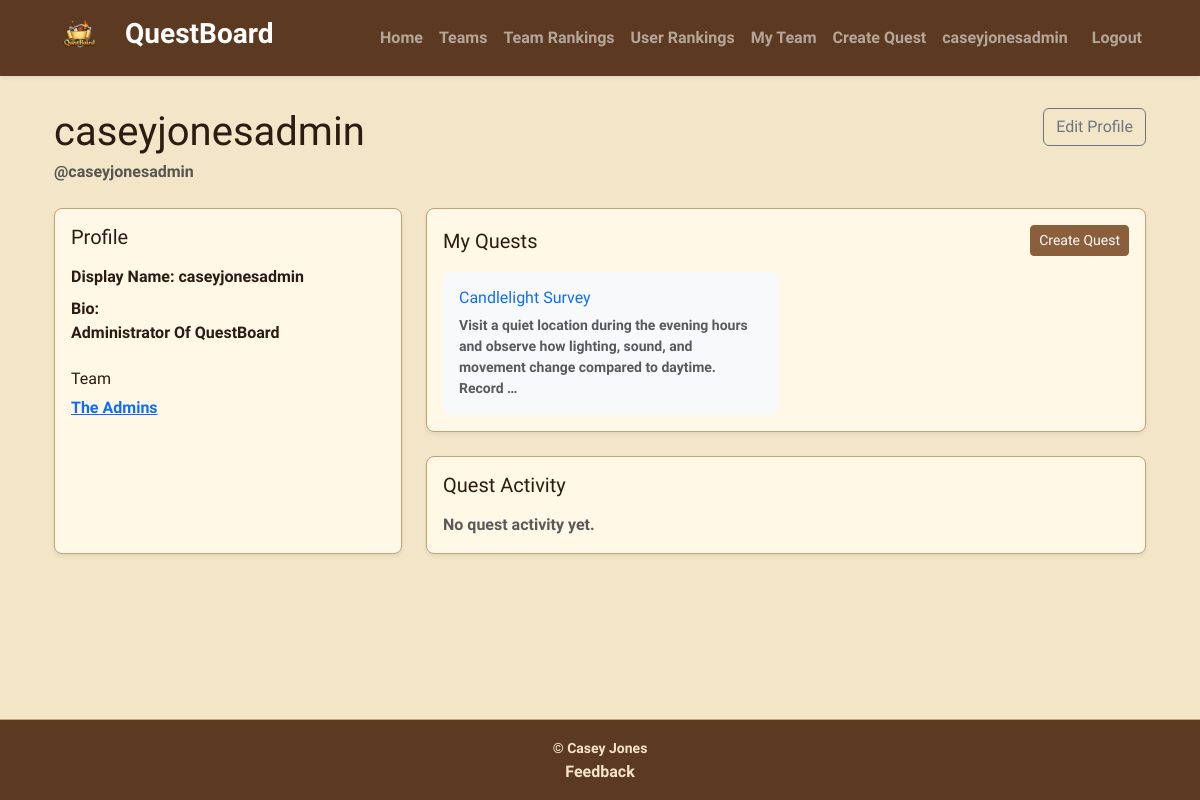
/profile/ (signed in), run on an earlier commit of the app's database.
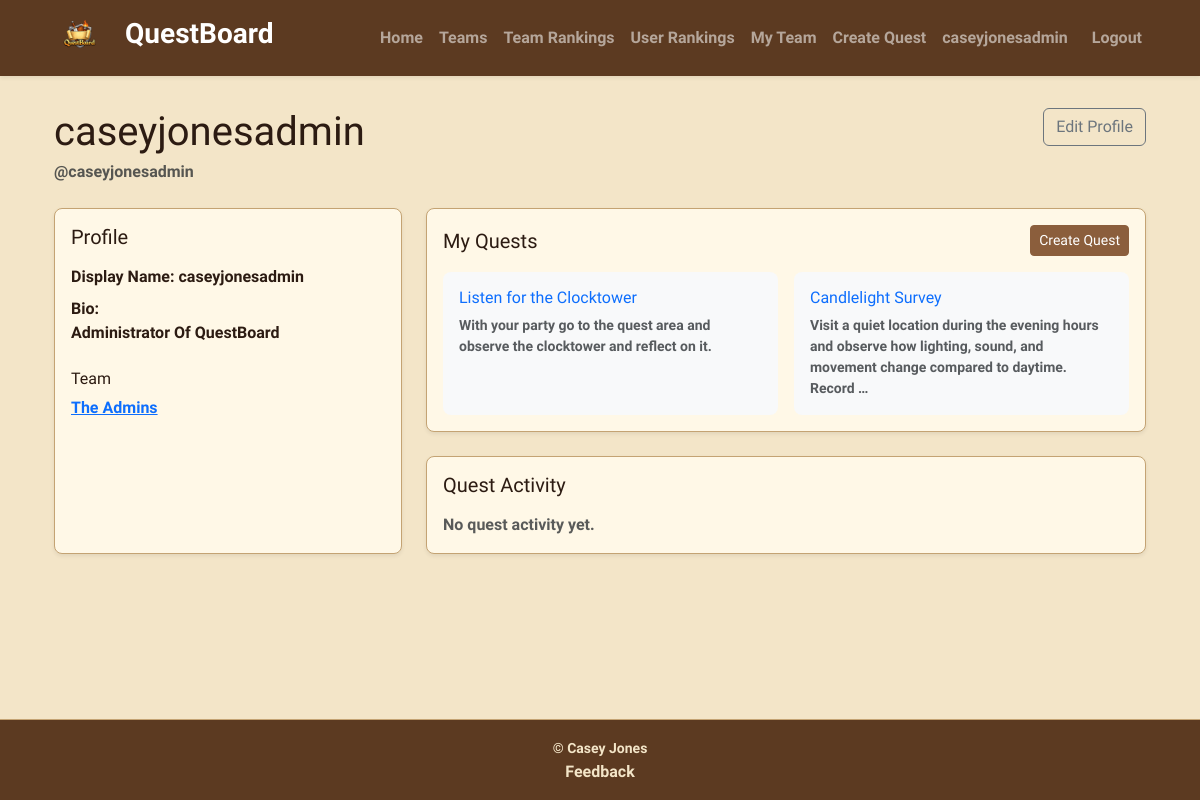
And on a later commit of the database.
### QuestBoardApp/models.py (models this page shows, shortened)
class Quest(models.Model):
    creator = models.ForeignKey(
        User, on_delete=models.CASCADE, related_name="quests_created")
    parent = models.ForeignKey(
        "self",
        on_delete=models.SET_NULL,
        null=True,
        blank=True,
        related_name="remixes"
    )
    title = models.CharField(max_length=120)
    description = models.TextField()
    image = models.ImageField(
        upload_to="quest_images/", blank=True, null=False)
    created_at = models.DateTimeField(auto_now_add=True)
    tags = models.ManyToManyField(Tag, blank=True, related_name="quests")

### QuestBoardApp/views.py (the view)
# urls.py: path("profile/", views.ProfileDetailView.as_view(), name="profile_detail"),
class ProfileDetailView(LoginRequiredMixin, DetailView):
    model = UserProfile
    template_name = "QuestBoardApp/profile_detail.html"
    context_object_name = "profile"
    def get_object(self, queryset=None):
        profile, _ = UserProfile.objects.get_or_create(user=self.request.user)
        return profile
    def get_context_data(self, **kwargs):
        context = super().get_context_data(**kwargs)
        user = self.request.user
        context["membership"] = TeamMembership.objects.filter(
            user=user
        ).select_related("team").first()
        context["created_quests"] = Quest.objects.filter(
            creator=user
        ).order_by("-created_at")
        context["participations"] = Participation.objects.filter(
            user=user
        ).select_related("quest").order_by("-joined_at")
        context["favorites"] = self.request.session.get("favorites", [])
        return context

### QuestBoardApp/templates/QuestBoardApp/profile_detail.html (shortened to what this page needs)
{% extends "base.html" %}
{% block content %}
<div class="container py-4">
  <div class="d-flex justify-content-between align-items-start mb-4">
    <div>
      <h1 class="mb-1">
        {% if profile.display_name %}
          {{ profile.display_name }}
        {% else %}
          {{ request.user.username }}
        {% endif %}
      </h1>
      <p class="text-muted mb-0">@{{ request.user.username }}</p>
    </div>
    <a href="{% url 'edit_profile' %}" class="btn btn-outline-secondary">Edit Profile</a>
  </div>
  <div class="row g-4">
    <div class="col-lg-4">
      <div class="card shadow-sm h-100">
        <div class="card-body">
          <h2 class="h5 mb-3">Profile</h2>
          <p class="mb-2"><strong>Display Name:</strong>
            {% if profile.display_name %}{{ profile.display_name }}{% else %}Not set{% endif %}
          </p>
          <p class="mb-3"><strong>Bio:</strong><br>
            {% if profile.bio %}{{ profile.bio }}{% else %}<span class="text-muted">No bio yet.</span>{% endif %}
          </p>
          <h3 class="h6 mt-4">Team</h3>
          {% if membership %}
            <p class="mb-0">
              <a href="{% url 'team_detail' membership.team.pk %}">{{ membership.team.name }}</a>
            </p>
          {% else %}
            <p class="text-muted mb-0">No team joined yet.</p>
          {% endif %}
        </div>
      </div>
    </div>
    <div class="col-lg-8">
      <div class="card shadow-sm mb-4">
        <div class="card-body">
          <div class="d-flex justify-content-between align-items-center mb-3">
            <h2 class="h5 mb-0">My Quests</h2>
            <a href="{% url 'create_quest' %}" class="btn btn-primary btn-sm">Create Quest</a>
          </div>
          {% if created_quests %}
            <div class="row g-3">
              {% for quest in created_quests %}
                <div class="col-md-6">
                  <div class="card h-100 border-0 bg-light">
                    <div class="card-body">
                      <h3 class="h6 mb-2">
                        <a href="{% url 'quest_detail' quest.pk %}" class="text-decoration-none">
                          {{ quest.title }}
                        </a>
                      </h3>
                      <p class="text-muted small mb-0">{{ quest.description|truncatewords:20 }}</p>
                    </div>
                  </div>
                </div>
              {% endfor %}
            </div>
          {% else %}
            <p class="text-muted mb-0">You have not created any quests yet.</p>
          {% endif %}
        </div>
      </div>
      <div class="card shadow-sm">
        <div class="card-body">
          <h2 class="h5 mb-3">Quest Activity</h2>
          {% if participations %}
            <ul class="list-group list-group-flush">
              {% for participation in participations %}
                <li class="list-group-item rounded-1 d-flex justify-content-between align-items-center">
                  <div>
                    <a href="{% url 'quest_detail' participation.quest.pk %}">{{ participation.quest.title }}</a>
                    <div class="small text-muted">Joined {{ participation.joined_at }}</div>
                  </div>
                  <div class="text-end">
                    <div class="fw-semibold">{{ participation.xp_earned }} XP</div>
                    {% if participation.completed %}
                      <span class="badge bg-success">Completed</span>
                    {% else %}
                      <span class="badge bg-info">In Progress</span>
                    {% endif %}
                  </div>
                </li>
              {% endfor %}
            </ul>
          {% else %}
            <p class="text-muted mb-0">No quest activity yet.</p>
          {% endif %}
        </div>
      </div>
    </div>
  </div>
</div>
{% endblock %}

What changed in the data, as far as the page shows it:
added Quest: title "Listen for the Clocktower", description "With your party go to the quest area and observe the clocktower and reflect on it."
